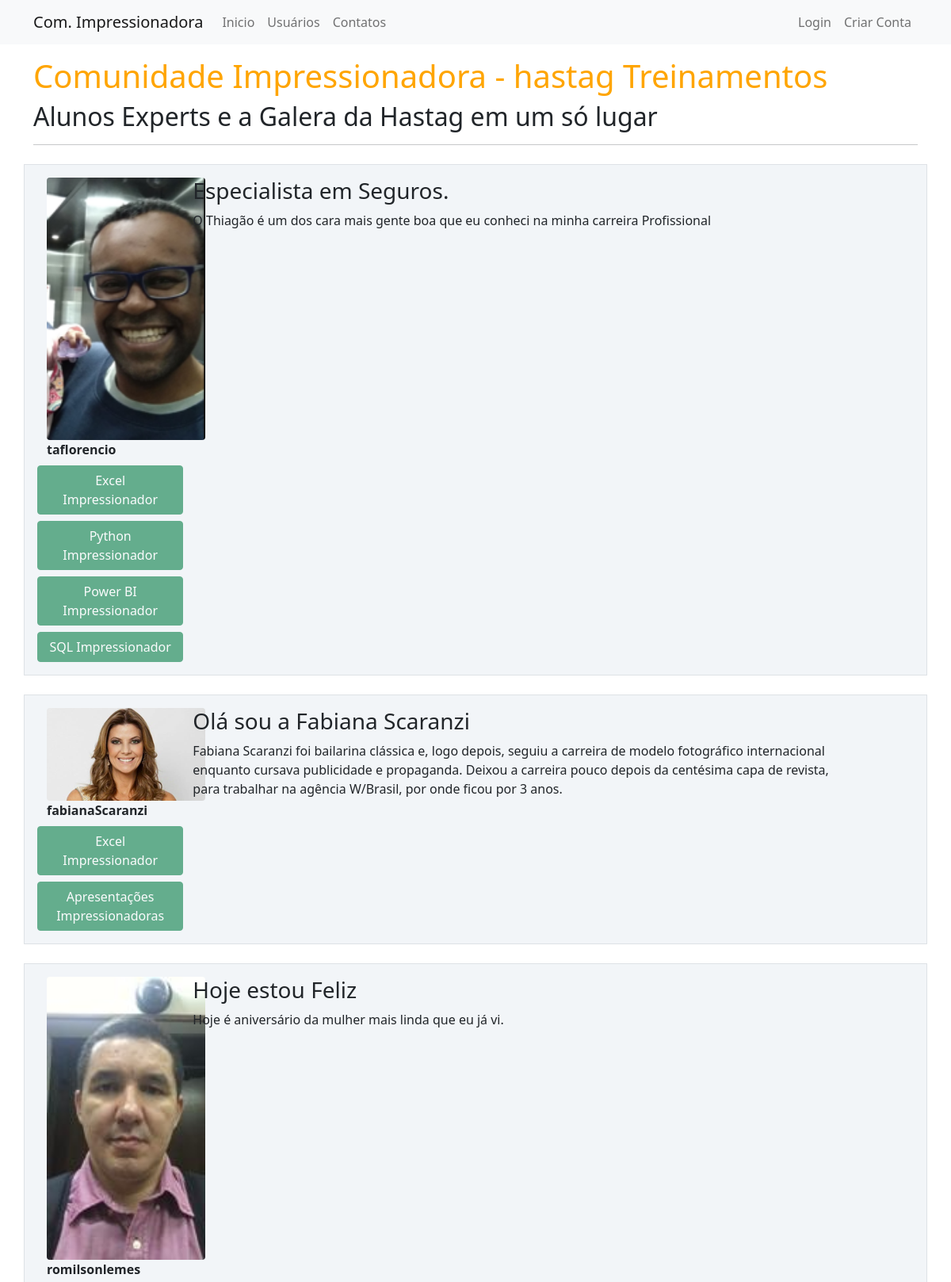
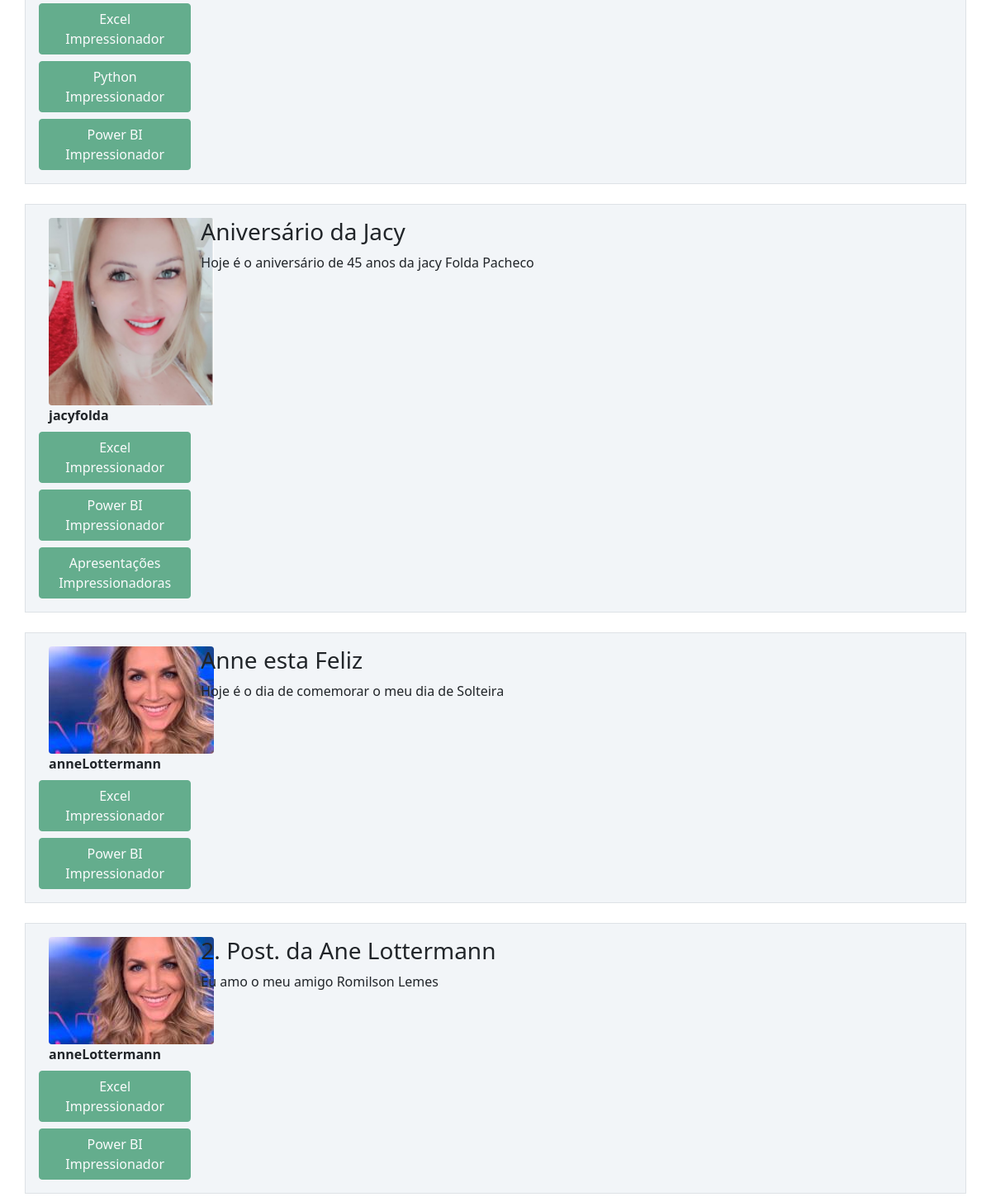
Before: / (upper part) with the older database file (2 pictures, top to bottom).
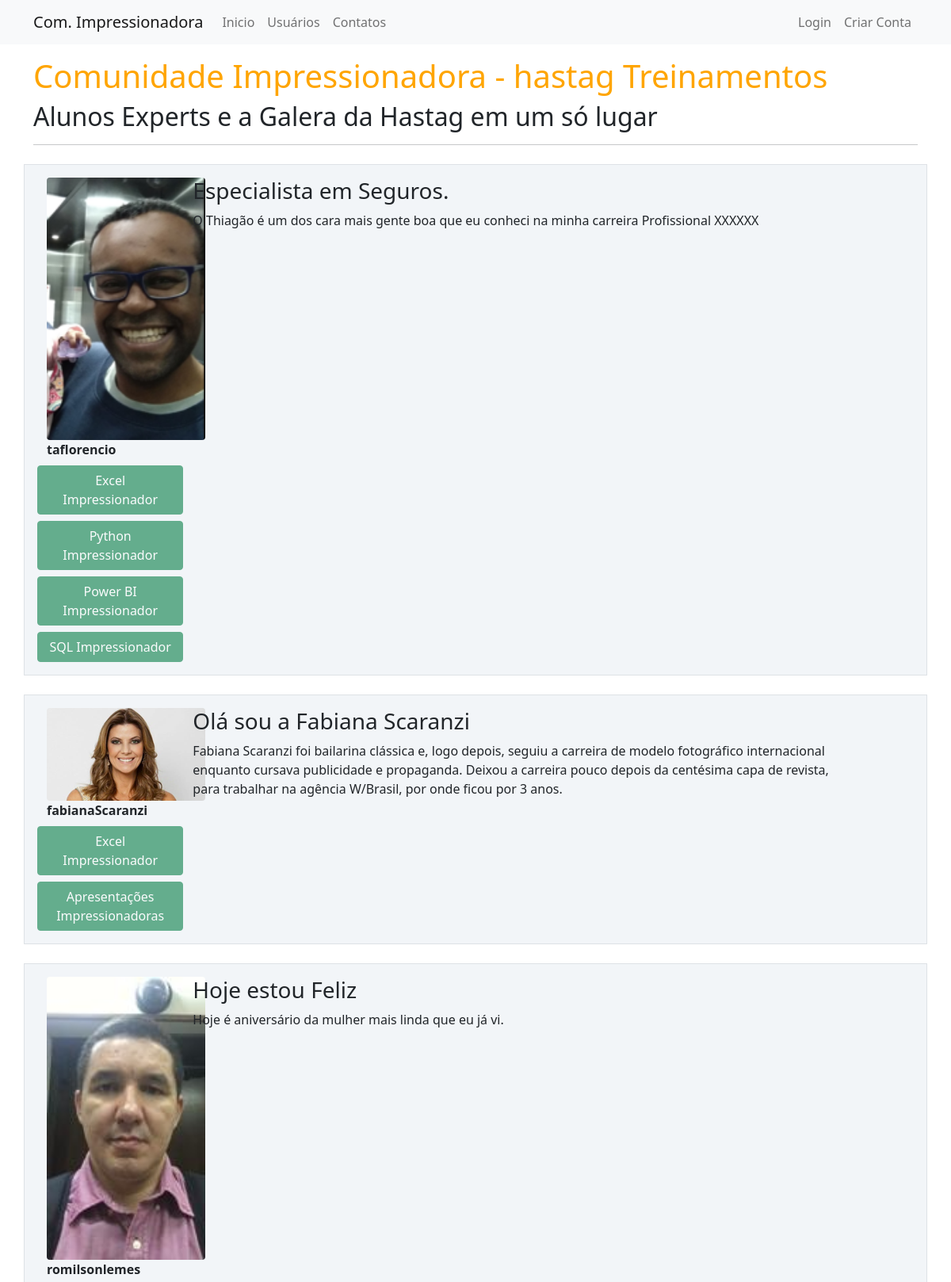
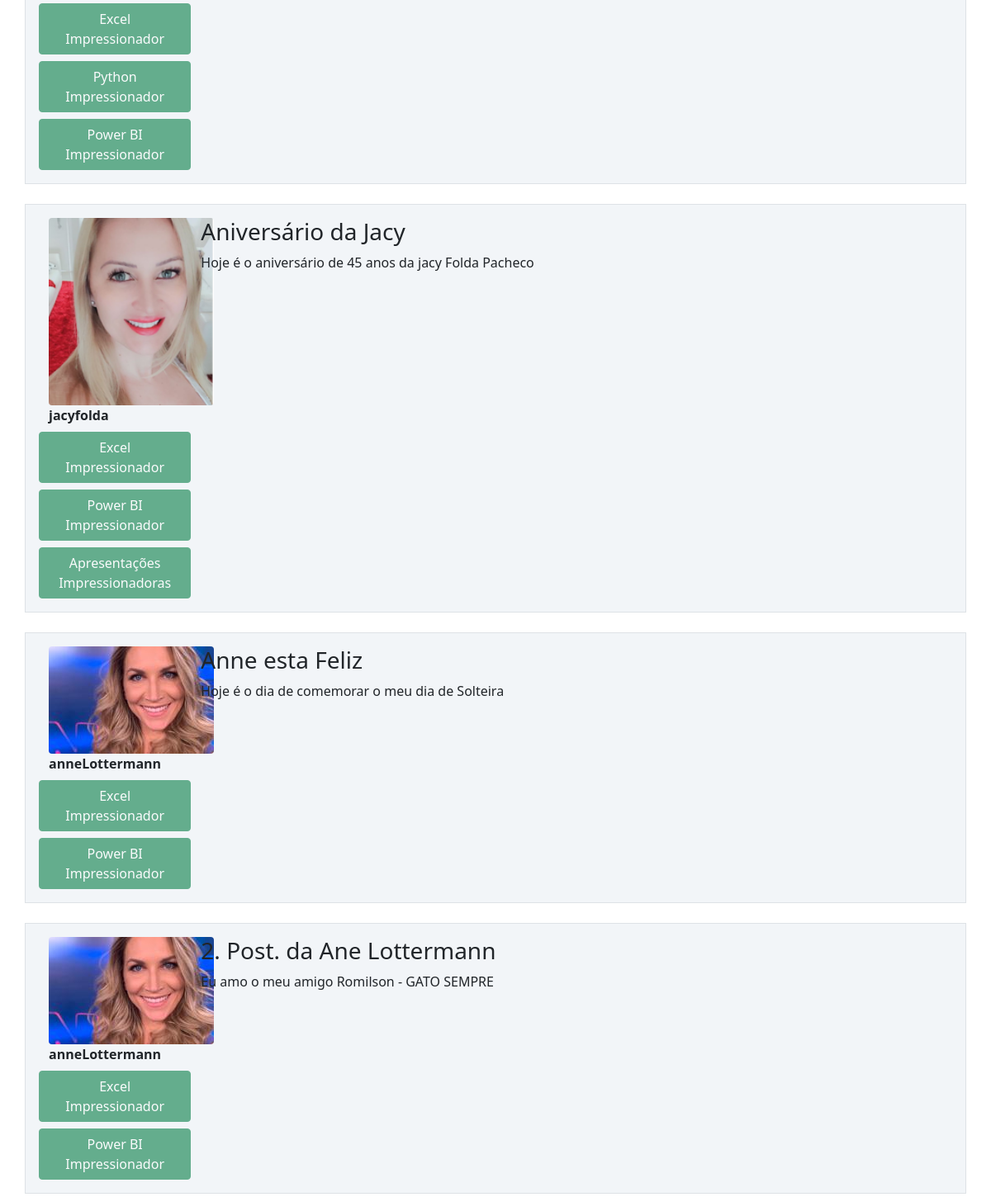
After: the same page with the newer database file (2 pictures, top to bottom).
### comunidadeimpressionadora/models.py (models this page shows)
class Post(database.Model):
    id = database.Column(database.Integer, primary_key=True)
    titulo = database.Column(database.String, nullable=False)
    corpo = database.Column(database.Text, nullable=False)
    data_criacao = database.Column(database.DateTime, nullable=False, default=datetime.utcnow)
    id_usuario = database.Column(database.Integer, database.ForeignKey('usuario.id'), nullable=False)

class Usuario(database.Model, UserMixin):
    id = database.Column(database.Integer, primary_key=True)
    username = database.Column(database.String, nullable=False)
    email = database.Column(database.String, nullable=False, unique=True)
    senha = database.Column(database.String, nullable=False)
    foto_perfil = database.Column(database.String, default='default.jpg')
    posts = database.relationship('Post', backref='autor', lazy=True)
    cursos = database.Column(database.String, nullable=False, default='Não Informado')

### comunidadeimpressionadora/routes.py (the view)
@app.route('/')
def home():
    posts = Post.query.order_by(Post.id.desc()) # ordernar os registros pela Ordem Decrente
    return render_template('home.html', posts=posts)

### comunidadeimpressionadora/templates/home.html
{% extends 'base.html' %}
{% block body %}
    <div class="container mt-3">
        <h1 style="color: orange">Comunidade Impressionadora - hastag Treinamentos</h1>
        <h2>Alunos Experts e a Galera da Hastag em um só lugar</h2>
        <hr>
        {% for post in posts %}
            <div class="row border mt-4 p-3 meupost">
                <div class="col col-2">
                    <div class="image pe-2"> <img src="{{  url_for('static', filename='fotos_perfil/{}'.format(post.autor.foto_perfil)) }}" class="rounded" width="200"> </div>
                    <strong>{{ post.autor.username }}</strong>
                      {% if 'Não Informado' not in post.autor.cursos %}
                              <div class="row justify-content-center">
                                  {% for curso in post.autor.cursos.split(';') %}
                                        <button type="button" class="btn btn-success mt-2" disabled>{{ curso }}</button>
                                  {% endfor %}
                              </div>
                      {% endif %}
                </div>
                <div class="col col-9">
                    <h3>{{ post.titulo }}</h3>
                    <p>{{ post.corpo }}</p>
                </div>
            </div>
        {% endfor %}
    </div>
{% endblock %}

### comunidadeimpressionadora/templates/base.html (shortened to what this page needs)
<!DOCTYPE html>
<html lang="pt-BR">
<head>
    <link href="https://cdn.jsdelivr.net/npm/bootstrap@5.1.3/dist/css/bootstrap.min.css" rel="stylesheet">
    <link rel="stylesheet" type="text/css" href="{{ url_for('static', filename='main.css') }}">
</head>
<body>
    {% include 'navbar.html' %}
    {% block body %}
    {% endblock %}
</body>
</html>

### comunidadeimpressionadora/templates/navbar.html
<nav class="navbar navbar-expand-lg navbar-light bg-light">
  <div class="container-fluid container">
    <a class="navbar-brand" href="#">Com. Impressionadora</a>
    <div class="collapse navbar-collapse" id="navbarSupportedContent">
      <ul class="navbar-nav me-auto mb-2 mb-lg-0">
          <li class="nav-item">
            <a class="nav-link" aria-current="page" href="/">Inicio</a>
          </li>
          <li class="nav-item">
            <a class="nav-link" href="{{ url_for ('usuarios') }}">Usuários</a>
          </li>
          <li class="nav-item">
            <a class="nav-link" href="{{ url_for ('contato') }}">Contatos</a>
          </li>
      </ul>
      <ul class="d-flex navbar-nav">
          {% if current_user.is_authenticated %}
              <li class="nav-item">
                  <a class="nav-link" href="{{ url_for ('criar_post') }}">Criar Postl</a>
              </li>
              <li class="nav-item">
                <a class="nav-link" href="{{ url_for ('perfil') }}">Meu Perfil</a>
              </li>
              <li class="nav-item">
                <a class="nav-link" href="{{ url_for ('sair') }}">Sair</a>
              </li>
          {% else %}
          <li class="nav-item">
            <a class="nav-link" href="{{ url_for ('login') }}">Login</a>
          </li>
          {% endif %}
          <li class="nav-item">
            <a class="nav-link" href="{{ url_for ('login') }}">Criar Conta</a>
          </li>
      </ul>
    </div>
  </div>
</nav>

### comunidadeimpressionadora/static/main.css (style rules this page uses)
.meupost { background: #f2f5f8 !important; }

Changed rows visible on the page:
changed Post "Especialista em Seguros.": corpo "O Thiagão é um dos cara mais gente boa que eu conheci na minha carreira Profissional" → "O Thiagão é um dos cara mais gente boa que eu conheci na minha carreira Profissional XXXXXX"
changed Post "2. Post. da Ane Lottermann": corpo "Eu amo o meu amigo Romilson Lemes" → "Eu amo o meu amigo Romilson - GATO SEMPRE"
